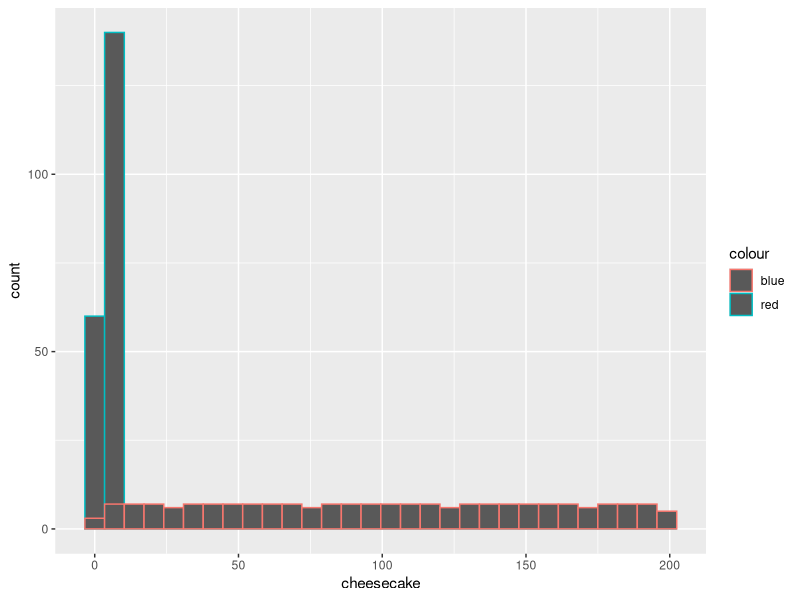
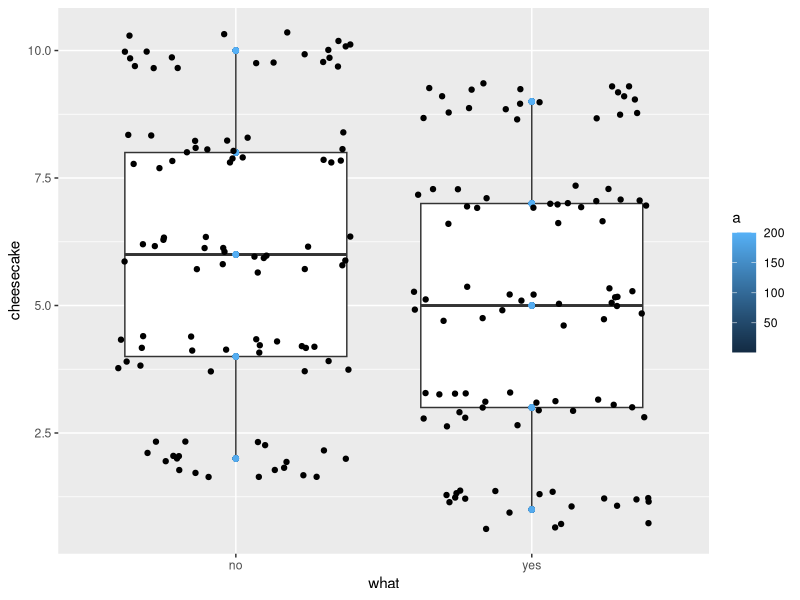
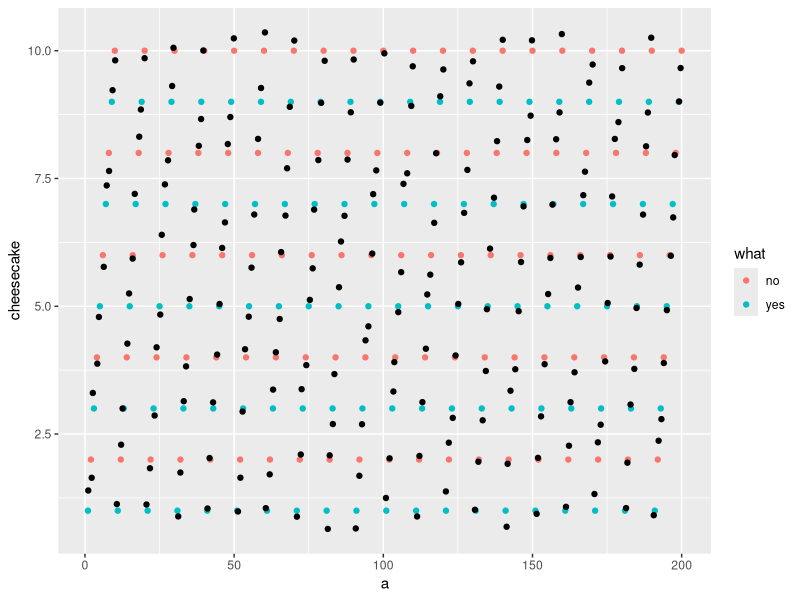
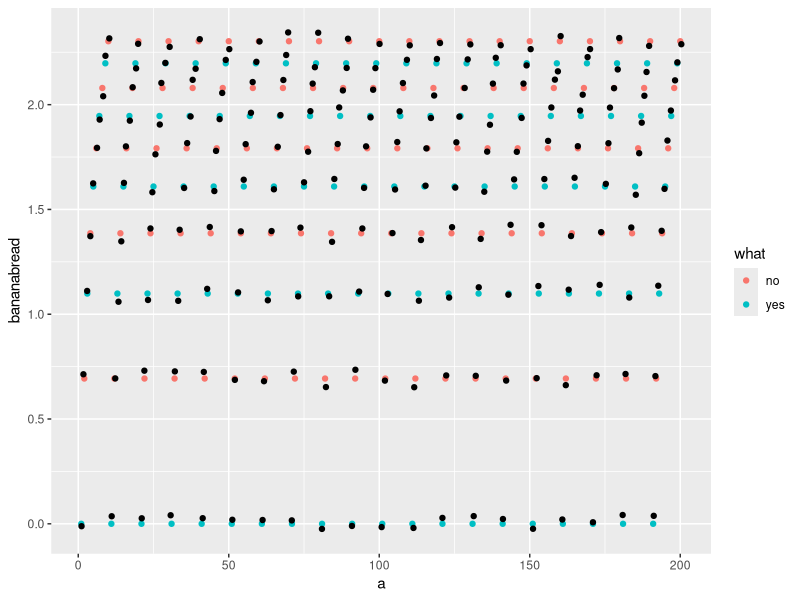
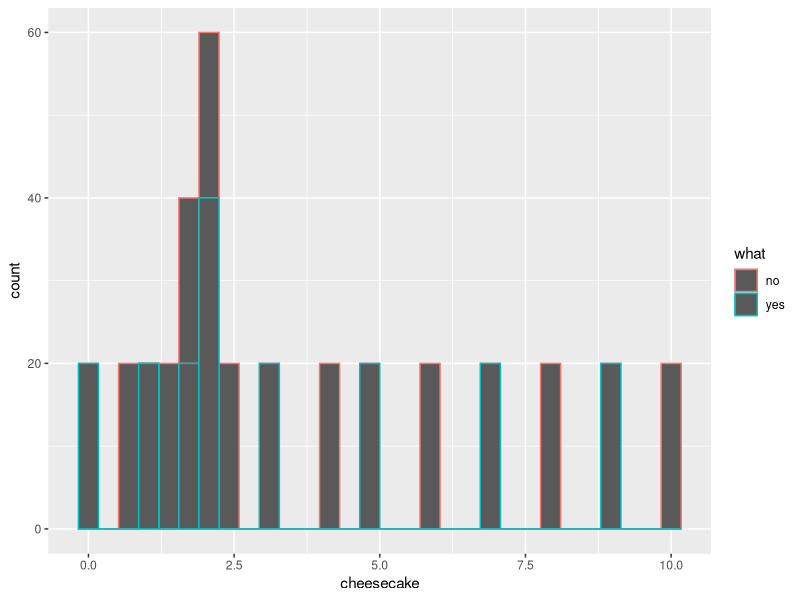

Source code (R) for these figures, in order:
a<-1:200
cheesecake<-rep(1:10, 20)
a_cheesecake<-data.frame(a,cheesecake)
head(a_cheesecake)
library(ggplot2)
g1<- ggplot(a_cheesecake, aes(x=cheesecake,col="red"))+geom_histogram()+geom_histogram(aes(x=a, col="blue"))
g1
a_cheesecake$what<-rep(c("yes","no"),100)
g2<-ggplot(a_cheesecake, aes(x=what, y=cheesecake))+geom_boxplot()+geom_point(aes(col=a))+geom_jitter()
g2
g3<-ggplot(a_cheesecake, aes(x=a, y=cheesecake))+geom_point(aes(col=what))+geom_jitter()
g3
a_cheesecake$bananabread<-log(cheesecake)
g4<-ggplot(a_cheesecake, aes(x=a, y=bananabread))+geom_point(aes(col=what))+geom_jitter()
g4
g5<-ggplot(a_cheesecake, aes(x=cheesecake))+geom_histogram(aes(col=what))+geom_histogram(aes(x=bananabread,col=what))
g5
pie<-3.14*c(a_cheesecake$cheesecake,a_cheesecake$bananabread)
a_cheesecake$pie<-head(sqrt(pie),200)
